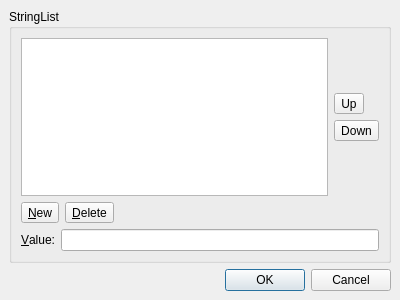
<ui version="4.0" >
 <comment>*********************************************************************
**
** Copyright (C) 2013 Digia Plc and/or its subsidiary(-ies).
** Contact: http://www.qt-project.org/legal
**
** This file is part of the Qt Designer of the Qt Toolkit.
**
** $QT_BEGIN_LICENSE:LGPL$
** Commercial License Usage
** Licensees holding valid commercial Qt licenses may use this file in
** accordance with the commercial license agreement provided with the
** Software or, alternatively, in accordance with the terms contained in
** a written agreement between you and Digia.  For licensing terms and
** conditions see http://qt.digia.com/licensing.  For further information
** use the contact form at http://qt.digia.com/contact-us.
**
** GNU Lesser General Public License Usage
** Alternatively, this file may be used under the terms of the GNU Lesser
** General Public License version 2.1 as published by the Free Software
** Foundation and appearing in the file LICENSE.LGPL included in the
** packaging of this file.  Please review the following information to
** ensure the GNU Lesser General Public License version 2.1 requirements
** will be met: http://www.gnu.org/licenses/old-licenses/lgpl-2.1.html.
**
** In addition, as a special exception, Digia gives you certain additional
** rights.  These rights are described in the Digia Qt LGPL Exception
** version 1.1, included in the file LGPL_EXCEPTION.txt in this package.
**
** GNU General Public License Usage
** Alternatively, this file may be used under the terms of the GNU
** General Public License version 3.0 as published by the Free Software
** Foundation and appearing in the file LICENSE.GPL included in the
** packaging of this file.  Please review the following information to
** ensure the GNU General Public License version 3.0 requirements will be
** met: http://www.gnu.org/copyleft/gpl.html.
**
**
** $QT_END_LICENSE$
**
*********************************************************************</comment>
 <class>qdesigner_internal::Dialog</class>
 <widget class="QDialog" name="qdesigner_internal::Dialog" >
  <property name="geometry" >
   <rect>
    <x>0</x>
    <y>0</y>
    <width>400</width>
    <height>300</height>
   </rect>
  </property>
  <property name="windowTitle" >
   <string>Dialog</string>
  </property>
  <layout class="QVBoxLayout" >
   <property name="margin" >
    <number>9</number>
   </property>
   <property name="spacing" >
    <number>6</number>
   </property>
   <item>
    <widget class="QGroupBox" name="groupBox" >
     <property name="title" >
      <string>StringList</string>
     </property>
     <layout class="QGridLayout" >
      <property name="margin" >
       <number>9</number>
      </property>
      <property name="spacing" >
       <number>6</number>
      </property>
      <item row="1" column="0" colspan="2" >
       <layout class="QVBoxLayout" >
        <property name="margin" >
         <number>0</number>
        </property>
        <property name="spacing" >
         <number>6</number>
        </property>
        <item>
         <layout class="QHBoxLayout" >
          <property name="margin" >
           <number>0</number>
          </property>
          <property name="spacing" >
           <number>6</number>
          </property>
          <item>
           <widget class="QToolButton" name="newButton" >
            <property name="toolTip" >
             <string>New String</string>
            </property>
            <property name="text" >
             <string>&amp;New</string>
            </property>
            <property name="toolButtonStyle" >
             <enum>Qt::ToolButtonTextBesideIcon</enum>
            </property>
           </widget>
          </item>
          <item>
           <widget class="QToolButton" name="deleteButton" >
            <property name="toolTip" >
             <string>Delete String</string>
            </property>
            <property name="text" >
             <string>&amp;Delete</string>
            </property>
            <property name="toolButtonStyle" >
             <enum>Qt::ToolButtonTextBesideIcon</enum>
            </property>
           </widget>
          </item>
          <item>
           <spacer>
            <property name="orientation" >
             <enum>Qt::Horizontal</enum>
            </property>
            <property name="sizeHint" >
             <size>
              <width>40</width>
              <height>20</height>
             </size>
            </property>
           </spacer>
          </item>
         </layout>
        </item>
        <item>
         <layout class="QHBoxLayout" >
          <property name="margin" >
           <number>0</number>
          </property>
          <property name="spacing" >
           <number>6</number>
          </property>
          <item>
           <widget class="QLabel" name="label" >
            <property name="text" >
             <string>&amp;Value:</string>
            </property>
            <property name="buddy" >
             <cstring>valueEdit</cstring>
            </property>
           </widget>
          </item>
          <item>
           <widget class="QLineEdit" name="valueEdit" />
          </item>
         </layout>
        </item>
       </layout>
      </item>
      <item row="0" column="1" >
       <layout class="QVBoxLayout" >
        <property name="margin" >
         <number>0</number>
        </property>
        <property name="spacing" >
         <number>6</number>
        </property>
        <item>
         <spacer>
          <property name="orientation" >
           <enum>Qt::Vertical</enum>
          </property>
          <property name="sizeHint" >
           <size>
            <width>20</width>
            <height>40</height>
           </size>
          </property>
         </spacer>
        </item>
        <item>
         <widget class="QToolButton" name="upButton" >
          <property name="toolTip" >
           <string>Move String Up</string>
          </property>
          <property name="text" >
           <string>Up</string>
          </property>
         </widget>
        </item>
        <item>
         <widget class="QToolButton" name="downButton" >
          <property name="toolTip" >
           <string>Move String Down</string>
          </property>
          <property name="text" >
           <string>Down</string>
          </property>
         </widget>
        </item>
        <item>
         <spacer>
          <property name="orientation" >
           <enum>Qt::Vertical</enum>
          </property>
          <property name="sizeHint" >
           <size>
            <width>20</width>
            <height>40</height>
           </size>
          </property>
         </spacer>
        </item>
       </layout>
      </item>
      <item row="0" column="0" >
       <widget class="QListView" name="listView" />
      </item>
     </layout>
    </widget>
   </item>
   <item>
    <widget class="QDialogButtonBox" name="buttonBox" >
     <property name="orientation" >
      <enum>Qt::Horizontal</enum>
     </property>
     <property name="standardButtons" >
      <set>QDialogButtonBox::Cancel|QDialogButtonBox::NoButton|QDialogButtonBox::Ok</set>
     </property>
    </widget>
   </item>
  </layout>
 </widget>
 <resources/>
 <connections>
  <connection>
   <sender>buttonBox</sender>
   <signal>accepted()</signal>
   <receiver>qdesigner_internal::Dialog</receiver>
   <slot>accept()</slot>
   <hints>
    <hint type="sourcelabel" >
     <x>258</x>
     <y>283</y>
    </hint>
    <hint type="destinationlabel" >
     <x>138</x>
     <y>294</y>
    </hint>
   </hints>
  </connection>
  <connection>
   <sender>buttonBox</sender>
   <signal>rejected()</signal>
   <receiver>qdesigner_internal::Dialog</receiver>
   <slot>reject()</slot>
   <hints>
    <hint type="sourcelabel" >
     <x>350</x>
     <y>284</y>
    </hint>
    <hint type="destinationlabel" >
     <x>369</x>
     <y>295</y>
    </hint>
   </hints>
  </connection>
 </connections>
</ui>
